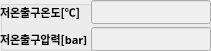
    <widget class="QGroupBox" name="evap_out_group_2">
     <property name="geometry">
      <rect>
       <x>140</x>
       <y>750</y>
       <width>211</width>
       <height>51</height>
      </rect>
     </property>
     <property name="title">
      <string/>
     </property>
     <widget class="QWidget" name="formLayoutWidget_11">
      <property name="geometry">
       <rect>
        <x>0</x>
        <y>0</y>
        <width>211</width>
        <height>51</height>
       </rect>
      </property>
      <layout class="QFormLayout" name="formLayout_14">
       <property name="horizontalSpacing">
        <number>3</number>
       </property>
       <property name="verticalSpacing">
        <number>3</number>
       </property>
       <property name="leftMargin">
        <number>0</number>
       </property>
       <property name="topMargin">
        <number>0</number>
       </property>
       <property name="rightMargin">
        <number>0</number>
       </property>
       <property name="bottomMargin">
        <number>0</number>
       </property>
       <item row="0" column="0">
        <widget class="QLabel" name="evap_out_T_label_2">
         <property name="font">
          <font>
           <family>굴림</family>
           <pointsize>8</pointsize>
           <weight>75</weight>
           <bold>true</bold>
          </font>
         </property>
         <property name="text">
          <string>저온출구온도[℃]</string>
         </property>
        </widget>
       </item>
       <item row="0" column="1">
        <widget class="QLineEdit" name="evap_out_T_edit_2">
         <property name="enabled">
          <bool>false</bool>
         </property>
         <property name="font">
          <font>
           <family>HY견고딕</family>
           <pointsize>8</pointsize>
           <weight>50</weight>
           <bold>false</bold>
          </font>
         </property>
         <property name="focusPolicy">
          <enum>Qt::StrongFocus</enum>
         </property>
         <property name="styleSheet">
          <string notr="true">border-color: rgb(255, 255, 255);</string>
         </property>
         <property name="text">
          <string/>
         </property>
        </widget>
       </item>
       <item row="1" column="0">
        <widget class="QLabel" name="evap_out_p_label_2">
         <property name="font">
          <font>
           <family>굴림</family>
           <pointsize>8</pointsize>
           <weight>75</weight>
           <bold>true</bold>
          </font>
         </property>
         <property name="text">
          <string>저온출구압력[bar]</string>
         </property>
        </widget>
       </item>
       <item row="1" column="1">
        <widget class="QLineEdit" name="evap_out_p_edit_2">
         <property name="enabled">
          <bool>false</bool>
         </property>
         <property name="font">
          <font>
           <family>HY견고딕</family>
           <pointsize>8</pointsize>
           <weight>50</weight>
           <bold>false</bold>
          </font>
         </property>
         <property name="focusPolicy">
          <enum>Qt::StrongFocus</enum>
         </property>
         <property name="styleSheet">
          <string notr="true">border-color: rgb(255, 255, 255);</string>
         </property>
         <property name="text">
          <string/>
         </property>
        </widget>
       </item>
      </layout>
     </widget>
    </widget>
